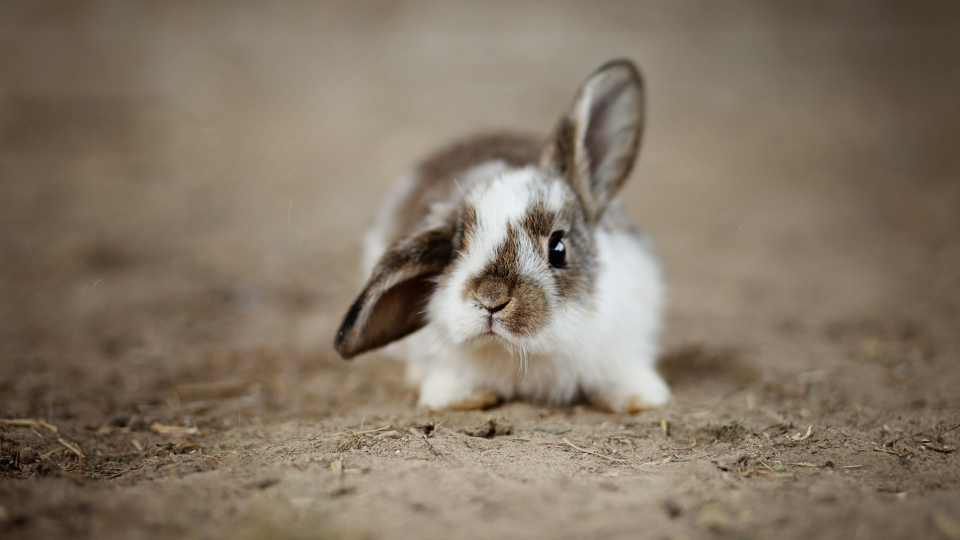
#> input picture opencv/base_use/img/rabbit1.jpg, 1920 x 1080 px, found by its file name (shown at 1/2 size)
$ jupyter execute filter.ipynb
#> lines starting #> are read from the running program, lines starting #| are printed output that depends on the picture
## 滤波

[cell 1]
import cv2

[cell 2]
def imshow(name, img):
    cv2.imshow(name, img)
    cv2.waitKey(0)
    cv2.destroyAllWindows()

[cell 3]
rabbit = cv2.imread('.\\img\\rabbit1.jpg', cv2.IMREAD_COLOR)
#> rabbit is the input picture: shape (1080, 1920, 3); mean B, G, R 101.6, 118.2, 131.8
rabbit = cv2.resize(rabbit, (960, 540))
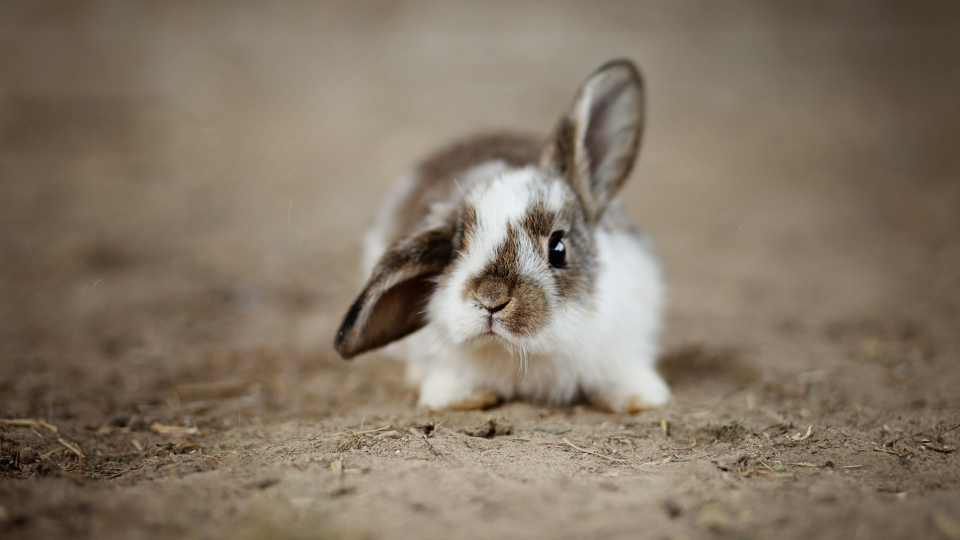
#> rabbit: shape (540, 960, 3); mean B, G, R 101.7, 118.3, 131.9

[cell 4]
blur = cv2.blur(rabbit, (3, 3,))
imshow('blur', blur)

[cell 5]
box_filter = cv2.boxFilter(rabbit, -1, (3, 3), normalize=True)
imshow('box_filter', box_filter)

[cell 6]
gaussian_filter = cv2.GaussianBlur(rabbit, (3, 3), 9, sigmaY=10)
imshow('gaussian_filter', gaussian_filter)

[cell 7]
median_filter = cv2.medianBlur(rabbit, 5)
imshow('median_filter', median_filter)

[cell 8]
import numpy as np

imgs = np.hstack((blur, box_filter, gaussian_filter, median_filter))
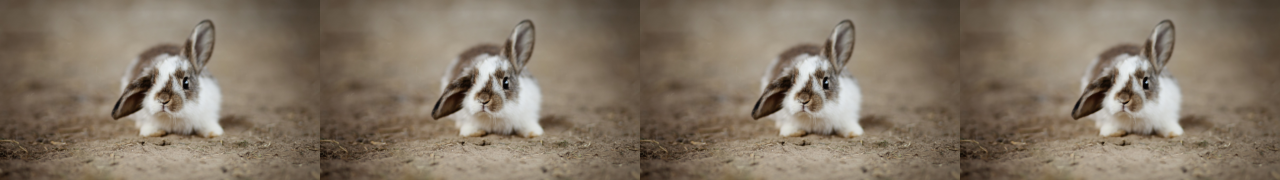
#> imgs: shape (540, 3840, 3) (shown at 1/3 size); mean B, G, R 101.7, 118.4, 132
imshow('filters', imgs)

$ run again, with opencv/base_use/img/cat1.jpg copied over opencv/base_use/img/rabbit1.jpg
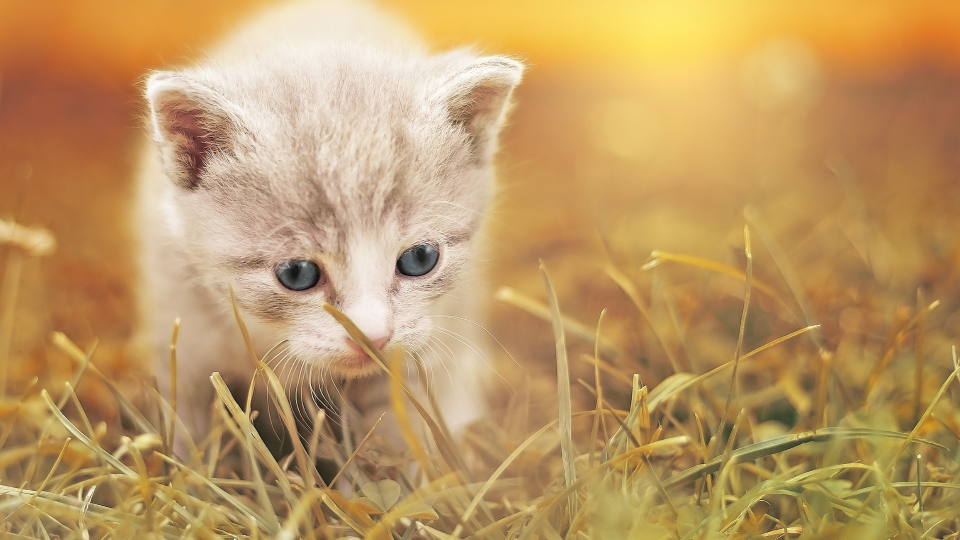
#> input picture opencv/base_use/img/cat1.jpg, 1920 x 1080 px, found by its file name (shown at 1/2 size)
#> rabbit is the input picture: shape (1080, 1920, 3); mean B, G, R 100.2, 152.9, 189.8
#> `rabbit = cv2.resize(rabbit, (960, 540))`:
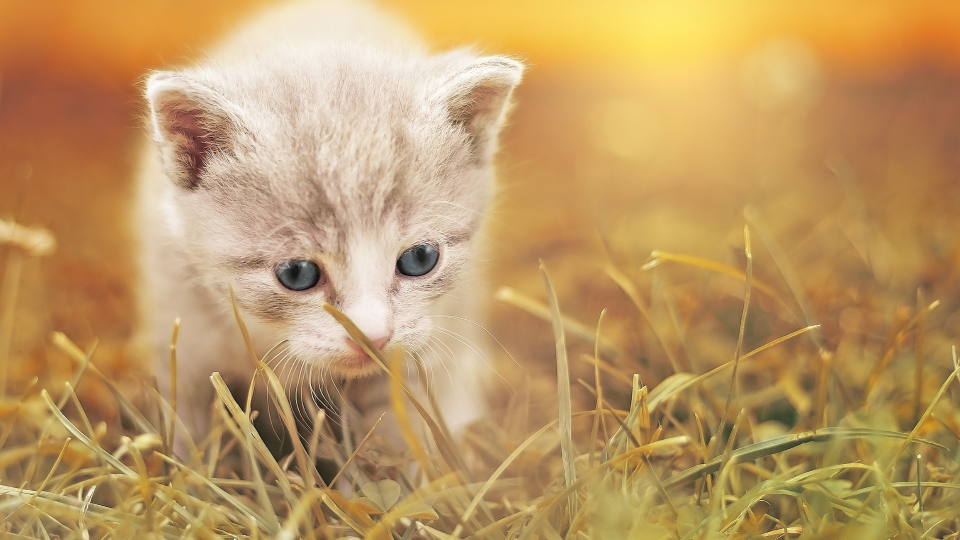
#> rabbit: shape (540, 960, 3); mean B, G, R 100.3, 153, 189.9
#> `imgs = np.hstack((blur, box_filter, gaussian_filter, median_filter))`:
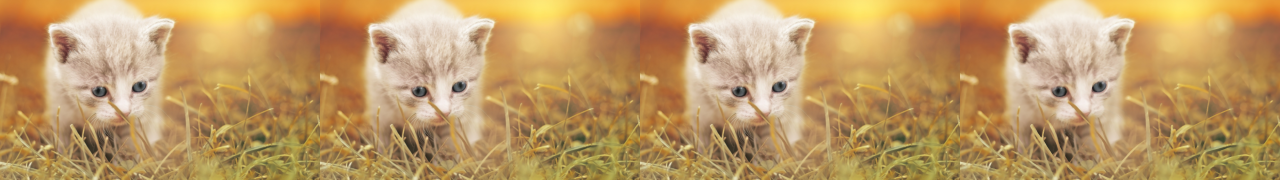
#> imgs: shape (540, 3840, 3) (shown at 1/3 size); mean B, G, R 100.3, 153, 190
